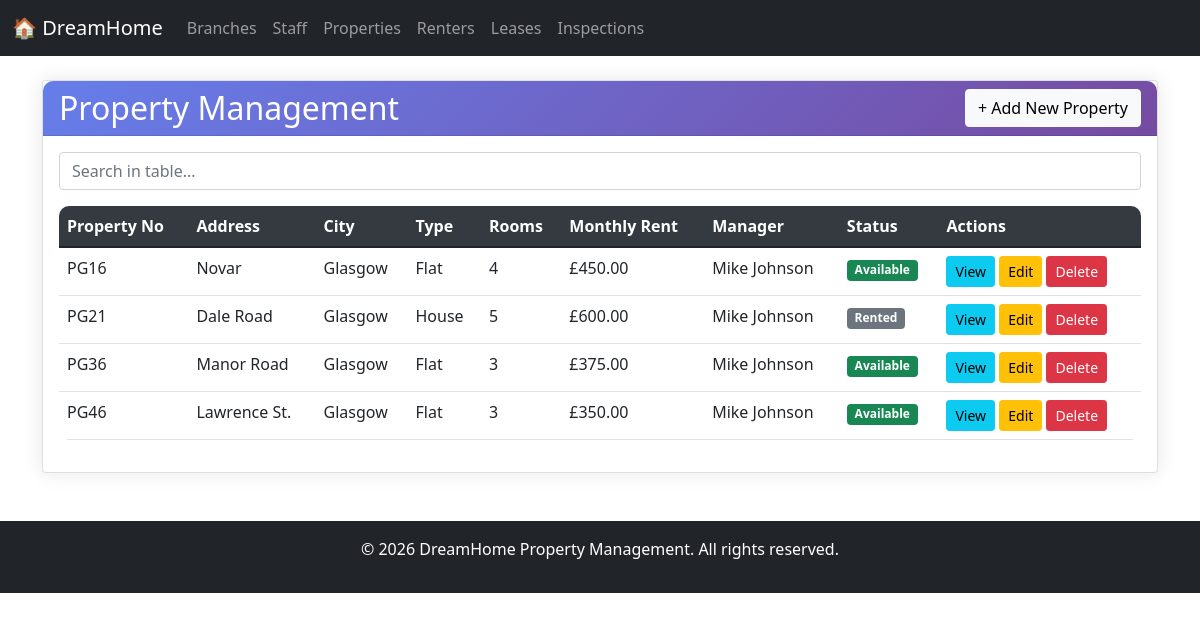
/dreamhome/pages/properties/index.php, run on the app's committed database.
### tables this page shows
CREATE TABLE `property` (
  `property_no` varchar(5) NOT NULL,
  `street` varchar(50) DEFAULT NULL,
  `area` varchar(50) DEFAULT NULL,
  `city` varchar(50) DEFAULT NULL,
  `postcode` varchar(10) DEFAULT NULL,
  `type` varchar(20) DEFAULT NULL,
  `rooms` int(11) DEFAULT NULL,
  `monthly_rent` decimal(10,2) DEFAULT NULL,
  `staff_no` varchar(5) DEFAULT NULL,
  `branch_no` varchar(5) DEFAULT NULL,
  `date_withdrawn` date DEFAULT NULL,
  `status` varchar(20) DEFAULT 'available'
);

CREATE TABLE `branch` (
  `branch_no` varchar(5) NOT NULL,
  `street` varchar(50) DEFAULT NULL,
  `area` varchar(50) DEFAULT NULL,
  `city` varchar(50) DEFAULT NULL,
  `postcode` varchar(10) DEFAULT NULL,
  `telephone` varchar(15) DEFAULT NULL,
  `fax` varchar(15) DEFAULT NULL
);

### dreamhome/pages/properties/index.php (the view, shortened to what this page needs)
<?php
include '../../includes/header.php';
$database = new Database();
$db = $database->getConnection();
$sql = "SELECT p.*, CONCAT(s.first_name, ' ', s.last_name) as manager, b.city
        FROM Property p
        LEFT JOIN Staff s ON p.staff_no = s.staff_no
        LEFT JOIN Branch b ON p.branch_no = b.branch_no
        ORDER BY CAST(SUBSTRING(p.property_no, 3) AS UNSIGNED), p.property_no";
$stmt = $db->prepare($sql);
$stmt->execute();
$properties = $stmt->fetchAll(PDO::FETCH_ASSOC);
?>
<div class="card">
    <div class="card-header d-flex justify-content-between align-items-center">
        <h2 class="mb-0">Property Management</h2>
        <button class="btn btn-light" onclick="location.href='add.php'">+ Add New Property</button>
    </div>
    <div class="card-body">
        <div class="table-responsive">
            <table class="table table-hover" id="propertiesTable">
                <thead>
                    <tr>
                        <th>Property No</th>
                        <th>Address</th>
                        <th>City</th>
                        <th>Type</th>
                        <th>Rooms</th>
                        <th>Monthly Rent</th>
                        <th>Manager</th>
                        <th>Status</th>
                        <th>Actions</th>
                    </tr>
                </thead>
                <tbody>
                    <?php foreach ($properties as $property): ?>
                    <tr>
                        <td><?php echo $property['property_no']; ?></td>
                        <td><?php echo $property['street']; ?></td>
                        <td><?php echo $property['city']; ?></td>
                        <td><?php echo $property['type']; ?></td>
                        <td><?php echo $property['rooms']; ?></td>
                        <td>£<?php echo number_format($property['monthly_rent'], 2); ?></td>
                        <td><?php echo $property['manager']; ?></td>
                        <td>
                            <span class="badge bg-<?php echo $property['status'] == 'available' ? 'success' : 'secondary'; ?>">
                                <?php echo ucfirst($property['status']); ?>
                            </span>
                        </td>
                        <td>
                            <button class="btn btn-sm btn-info" onclick="viewProperty('<?php echo $property['property_no']; ?>')">View</button>
                            <button class="btn btn-sm btn-warning" onclick="editProperty('<?php echo $property['property_no']; ?>')">Edit</button>
                            <button class="btn btn-sm btn-danger" onclick="deleteProperty('<?php echo $property['property_no']; ?>')">Delete</button>
                        </td>
                    </tr>
                    <?php endforeach; ?>
                </tbody>
            </table>
        </div>
    </div>
</div>
<?php include '../../includes/footer.php'; ?>

### dreamhome/css/style.css (style rules this page uses)
body { background-color: #f8f9fa; font-family: 'Segoe UI', Tahoma, Geneva, Verdana, sans-serif; }
.card { border: none; border-radius: 10px; box-shadow: 0 0 20px rgba(0,0,0,0.1); margin-bottom: 20px; }
.card-header { background: linear-gradient(135deg, #667eea 0%, #764ba2 100%); color: white; border-radius: 10px 10px 0 0 !important; padding: 15px 20px; }
.table { background-color: white; border-radius: 10px; overflow: hidden; }
.table thead { background-color: #343a40; color: white; }

### data on the page
property: property_no "PG16", street "Novar", branch_no.city "Glasgow", type "Flat", rooms "4", monthly_rent "450.00", manager "Mike Johnson", status "Available"
property: property_no "PG21", street "Dale Road", branch_no.city "Glasgow", type "House", rooms "5", monthly_rent "600.00", manager "Mike Johnson", status "Rented"
property: property_no "PG36", street "Manor Road", branch_no.city "Glasgow", type "Flat", rooms "3", monthly_rent "375.00", manager "Mike Johnson", status "Available"
property: property_no "PG46", street "Lawrence St.", branch_no.city "Glasgow", type "Flat", rooms "3", monthly_rent "350.00", manager "Mike Johnson", status "Available"
